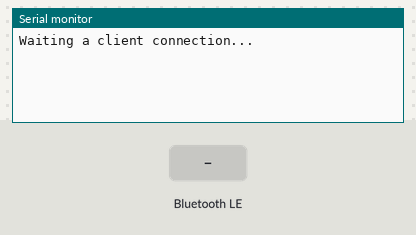
Recording of a sketch running on a simulated ESP32. On the bench: the last lines printed to the serial monitor. The test bench sets the inputs (shaded band). Nothing arrives over Bluetooth unless stated; a phone connects over Bluetooth LE 3 s after start.

Above: at 1.2 s.
1.3 s: Bluetooth LE write "1" received
At 1.7 s:
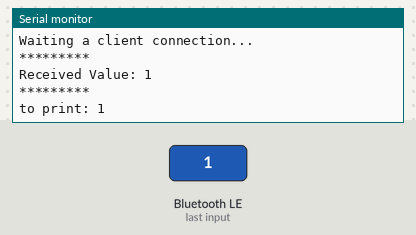
2.8 s: Bluetooth LE write "0" received
At 2.98 s:
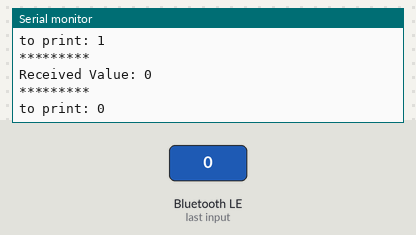
4.5 s: Bluetooth LE write "2" received
At 5.4 s:
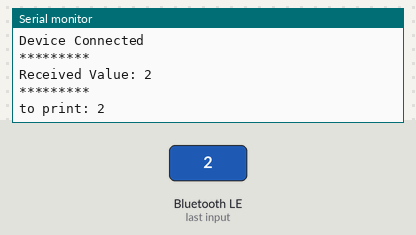

Measured:
- after the input at 1.3 s, the serial monitor: prints a new line after 0.05 s (image 1)
- after the input at 2.8 s, the serial monitor: prints a new line after 0.05 s (image 2)
- after the input at 4.5 s, the serial monitor: prints a new line after 0.05 s (image 3)

The sketch:

simpleBLE-WEB.ino
```cpp
/*
  Library NimBLE
***********************/
#include <NimBLEDevice.h>

BLEServer* pServer = NULL;
BLECharacteristic* pCharacteristic = NULL;
bool deviceConnected = false;
bool oldDeviceConnected = false;


#define DEVICE_NAME            "ESP32Printer"
#define SERVICE_UUID           "6e400001-b5a3-f393-e0a9-e50e24dcca9e"
#define CHARACTERISTIC_UUID    "6e400001-b5a3-f393-e0a9-e50e24dcca9e"

/**  None of these are required as they will be handled by the library with defaults. **
 **                       Remove as you see fit for your needs                        */
class MyServerCallbacks: public BLEServerCallbacks {
    void onConnect(BLEServer* pServer) {
      Serial.println("Device Connected");
      deviceConnected = true;
    };

    void onDisconnect(BLEServer* pServer) {
      Serial.println("Device Disconnected");
      deviceConnected = false;
    }
    /***************** New - Security handled here ********************
    ****** Note: these are the same return values as defaults ********/
    uint32_t onPassKeyRequest() {
      Serial.println("Server PassKeyRequest");
      return 123456;
    }

    bool onConfirmPIN(uint32_t pass_key) {
      Serial.print("The passkey YES/NO number: "); Serial.println(pass_key);
      return true;
    }

    void onAuthenticationComplete(ble_gap_conn_desc desc) {
      Serial.println("Starting BLE work!");
    }
    /*******************************************************************/
};

void makeSometingWithMessage(String msg); // constructor

class MyCallbacks: public BLECharacteristicCallbacks {
    void onWrite(BLECharacteristic *pCharacteristic) {
      // Receive message from web
      std::string rxValue = pCharacteristic->getValue();
      String stringToPrint = "";

      if (rxValue.length() > 0) {
        Serial.println("*********");
        Serial.print("Received Value: ");
        for (int i = 0; i < rxValue.length(); i++) {
          Serial.print(rxValue[i]);
          stringToPrint = stringToPrint + rxValue[i];
        }
        Serial.println();
        Serial.println("*********");
      }
      makeSometingWithMessage(stringToPrint);
    }

};

void makeSometingWithMessage(String msg) {
  Serial.print("to print: ");
  Serial.println(msg);
}


void setup() {
  Serial.begin(115200);

  // Create the BLE Device
  BLEDevice::init(DEVICE_NAME);

  // Create the BLE Server
  pServer = BLEDevice::createServer();
  pServer->setCallbacks(new MyServerCallbacks());

  // Create the BLE Service
  BLEService *pService = pServer->createService(SERVICE_UUID);

  // Create a BLE Characteristic
  pCharacteristic = pService->createCharacteristic(
                      CHARACTERISTIC_UUID,
                      NIMBLE_PROPERTY::READ |
                      NIMBLE_PROPERTY::WRITE  |
                      NIMBLE_PROPERTY::NOTIFY  |
                      NIMBLE_PROPERTY::INDICATE
                    );

  pCharacteristic->setCallbacks(new MyCallbacks());

  // Start the service
  pService->start();

  // Start advertising
  BLEAdvertising *pAdvertising = BLEDevice::getAdvertising();
  pAdvertising->addServiceUUID(SERVICE_UUID);
  pAdvertising->setScanResponse(false);
  /** Note, this could be left out as that is the default value */
  pAdvertising->setMinPreferred(0x0);  // set value to 0x00 to not advertise this parameter

  BLEDevice::startAdvertising();
  Serial.println("Waiting a client connection...");
}

void loop() {

  if (deviceConnected) {
    // SEND Message to WEB
    pCharacteristic->setValue("Hello");
    pCharacteristic->notify();
    delay(1000); // bluetooth stack will go into congestion, if too many packets are sent
  }
  // disconnecting
  if (!deviceConnected && oldDeviceConnected) {
    delay(500); // give the bluetooth stack the chance to get things ready
    pServer->startAdvertising(); // restart advertising
    Serial.println("start advertising");
    oldDeviceConnected = deviceConnected;
  }
  // connecting
  if (deviceConnected && !oldDeviceConnected) {
    // do stuff here on connecting
    oldDeviceConnected = deviceConnected;
  }
}
```
